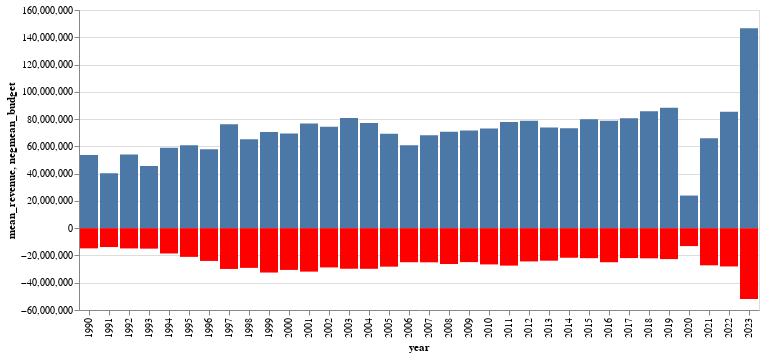

Notebook cell for this chart:
### Code cell
rev = alt.Chart(movies_df).mark_bar().encode(
    x='year:N',
    y='mean_revenue:Q',
    tooltip=['year:N', 'mean_revenue:Q'],
).transform_calculate(
    year=alt.expr.year(alt.datum.release_date)
).transform_aggregate(
    mean_revenue='mean(revenue)',
    groupby=['year']
)

bud = alt.Chart(movies_df).mark_bar().encode(
    x='year:N',
    y='negmean_budget:Q',
    tooltip=['year:N', 'mean_budget:Q', ],
    color=alt.value("red"),
).transform_calculate(
    year=alt.expr.year(alt.datum.release_date)
).transform_aggregate(
    mean_budget='mean(budget)',
    groupby=['year']
).transform_calculate(
    negmean_budget = alt.datum.mean_budget*-1
)

rev+bud

### Figure 1 — Vega specification as saved in the notebook (floating-point values rounded to 4 significant figures)
{"$schema": "https://vega.github.io/schema/vega/v5.json", "data": [{"name": "source_0"}, {"name": "data_0", "values": [{"mean_budget": 51930000.0, "negmean_budget": -51930000.0, "negmean_budget_end": -51930000.0, "negmean_budget_start": 0.0, "year": 2023.0}, {"mean_budget": 28060000.0, "negmean_budget": -28060000.0, "negmean_budget_end": -28060000.0, "negmean_budget_start": 0.0, "year": 2022.0}, {"mean_budget": 27240000.0, "negmean_budget": -27240000.0, "negmean_budget_end": -27240000.0, "negmean_budget_start": 0.0, "year": 2021.0}, {"mean_budget": 13130000.0, "negmean_budget": -13130000.0, "negmean_budget_end": -13130000.0, "negmean_budget_start": 0.0, "year": 2020.0}, {"mean_budget": 22670000.0, "negmean_budget": -22670000.0, "negmean_budget_end": -22670000.0, "negmean_budget_start": 0.0, "year": 2019.0}, {"mean_budget": 22100000.0, "negmean_budget": -22100000.0, "negmean_budget_end": -22100000.0, "negmean_budget_start": 0.0, "year": 2018.0}, {"mean_budget": 21930000.0, "negmean_budget": -21930000.0, "negmean_budget_end": -21930000.0, "negmean_budget_start": 0.0, "year": 2017.0}, {"mean_budget": 24970000.0, "negmean_budget": -24970000.0, "negmean_budget_end": -24970000.0, "negmean_budget_start": 0.0, "year": 2016.0}, {"mean_budget": 21990000.0, "negmean_budget": -21990000.0, "negmean_budget_end": -21990000.0, "negmean_budget_start": 0.0, "year": 2015.0}, {"mean_budget": 21680000.0, "negmean_budget": -21680000.0, "negmean_budget_end": -21680000.0, "negmean_budget_start": 0.0, "year": 2014.0}, {"mean_budget": 23830000.0, "negmean_budget": -23830000.0, "negmean_budget_end": -23830000.0, "negmean_budget_start": 0.0, "year": 2013.0}, {"mean_budget": 24370000.0, "negmean_budget": -24370000.0, "negmean_budget_end": -24370000.0, "negmean_budget_start": 0.0, "year": 2012.0}, {"mean_budget": 27450000.0, "negmean_budget": -27450000.0, "negmean_budget_end": -27450000.0, "negmean_budget_start": 0.0, "year": 2011.0}, {"mean_budget": 26580000.0, "negmean_budget": -26580000.0, "negmean_budget_end": -26580000.0, "negmean_budget_start": 0.0, "year": 2010.0}, {"mean_budget": 24890000.0, "negmean_budget": -24890000.0, "negmean_budget_end": -24890000.0, "negmean_budget_start": 0.0, "year": 2009.0}, {"mean_budget": 26280000.0, "negmean_budget": -26280000.0, "negmean_budget_end": -26280000.0, "negmean_budget_start": 0.0, "year": 2008.0}, {"mean_budget": 25030000.0, "negmean_budget": -25030000.0, "negmean_budget_end": -25030000.0, "negmean_budget_start": 0.0, "year": 2007.0}, {"mean_budget": 24970000.0, "negmean_budget": -24970000.0, "negmean_budget_end": -24970000.0, "negmean_budget_start": 0.0, "year": 2006.0}, {"mean_budget": 28220000.0, "negmean_budget": -28220000.0, "negmean_budget_end": -28220000.0, "negmean_budget_start": 0.0, "year": 2005.0}, {"mean_budget": 29790000.0, "negmean_budget": -29790000.0, "negmean_budget_end": -29790000.0, "negmean_budget_start": 0.0, "year": 2004.0}, {"mean_budget": 29750000.0, "negmean_budget": -29750000.0, "negmean_budget_end": -29750000.0, "negmean_budget_start": 0.0, "year": 2003.0}, {"mean_budget": 28770000.0, "negmean_budget": -28770000.0, "negmean_budget_end": -28770000.0, "negmean_budget_start": 0.0, "year": 2002.0}, {"mean_budget": 31850000.0, "negmean_budget": -31850000.0, "negmean_budget_end": -31850000.0, "negmean_budget_start": 0.0, "year": 2001.0}, {"mean_budget": 30610000.0, "negmean_budget": -30610000.0, "negmean_budget_end": -30610000.0, "negmean_budget_start": 0.0, "year": 2000.0}, {"mean_budget": 32530000.0, "negmean_budget": -32530000.0, "negmean_budget_end": -32530000.0, "negmean_budget_start": 0.0, "year": 1999.0}, {"mean_budget": 29110000.0, "negmean_budget": -29110000.0, "negmean_budget_end": -29110000.0, "negmean_budget_start": 0.0, "year": 1998.0}, {"mean_budget": 29900000.0, "negmean_budget": -29900000.0, "negmean_budget_end": -29900000.0, "negmean_budget_start": 0.0, "year": 1997.0}, {"mean_budget": 24020000.0, "negmean_budget": -24020000.0, "negmean_budget_end": -24020000.0, "negmean_budget_start": 0.0, "year": 1996.0}, {"mean_budget": 21040000.0, "negmean_budget": -21040000.0, "negmean_budget_end": -21040000.0, "negmean_budget_start": 0.0, "year": 1995.0}, {"mean_budget": 18550000.0, "negmean_budget": -18550000.0, "negmean_budget_end": -18550000.0, "negmean_budget_start": 0.0, "year": 1994.0}, {"mean_budget": 15010000.0, "negmean_budget": -15010000.0, "negmean_budget_end": -15010000.0, "negmean_budget_start": 0.0, "year": 1993.0}, {"mean_budget": 14850000.0, "negmean_budget": -14850000.0, "negmean_budget_end": -14850000.0, "negmean_budget_start": 0.0, "year": 1992.0}, {"mean_budget": 13830000.0, "negmean_budget": -13830000.0, "negmean_budget_end": -13830000.0, "negmean_budget_start": 0.0, "year": 1991.0}, {"mean_budget": 14810000.0, "negmean_budget": -14810000.0, "negmean_budget_end": -14810000.0, "negmean_budget_start": 0.0, "year": 1990.0}]}, {"name": "data_1", "values": [{"mean_revenue": 146600000.0, "mean_revenue_end": 146600000.0, "mean_revenue_start": 0.0, "year": 2023.0}, {"mean_revenue": 85310000.0, "mean_revenue_end": 85310000.0, "mean_revenue_start": 0.0, "year": 2022.0}, {"mean_revenue": 65940000.0, "mean_revenue_end": 65940000.0, "mean_revenue_start": 0.0, "year": 2021.0}, {"mean_revenue": 23920000.0, "mean_revenue_end": 23920000.0, "mean_revenue_start": 0.0, "year": 2020.0}, {"mean_revenue": 88380000.0, "mean_revenue_end": 88380000.0, "mean_revenue_start": 0.0, "year": 2019.0}, {"mean_revenue": 85810000.0, "mean_revenue_end": 85810000.0, "mean_revenue_start": 0.0, "year": 2018.0}, {"mean_revenue": 80590000.0, "mean_revenue_end": 80590000.0, "mean_revenue_start": 0.0, "year": 2017.0}, {"mean_revenue": 78720000.0, "mean_revenue_end": 78720000.0, "mean_revenue_start": 0.0, "year": 2016.0}, {"mean_revenue": 79880000.0, "mean_revenue_end": 79880000.0, "mean_revenue_start": 0.0, "year": 2015.0}, {"mean_revenue": 73270000.0, "mean_revenue_end": 73270000.0, "mean_revenue_start": 0.0, "year": 2014.0}, {"mean_revenue": 73900000.0, "mean_revenue_end": 73900000.0, "mean_revenue_start": 0.0, "year": 2013.0}, {"mean_revenue": 78710000.0, "mean_revenue_end": 78710000.0, "mean_revenue_start": 0.0, "year": 2012.0}, {"mean_revenue": 77940000.0, "mean_revenue_end": 77940000.0, "mean_revenue_start": 0.0, "year": 2011.0}, {"mean_revenue": 73150000.0, "mean_revenue_end": 73150000.0, "mean_revenue_start": 0.0, "year": 2010.0}, {"mean_revenue": 71650000.0, "mean_revenue_end": 71650000.0, "mean_revenue_start": 0.0, "year": 2009.0}, {"mean_revenue": 70740000.0, "mean_revenue_end": 70740000.0, "mean_revenue_start": 0.0, "year": 2008.0}, {"mean_revenue": 68170000.0, "mean_revenue_end": 68170000.0, "mean_revenue_start": 0.0, "year": 2007.0}, {"mean_revenue": 60900000.0, "mean_revenue_end": 60900000.0, "mean_revenue_start": 0.0, "year": 2006.0}, {"mean_revenue": 69190000.0, "mean_revenue_end": 69190000.0, "mean_revenue_start": 0.0, "year": 2005.0}, {"mean_revenue": 77110000.0, "mean_revenue_end": 77110000.0, "mean_revenue_start": 0.0, "year": 2004.0}, {"mean_revenue": 80750000.0, "mean_revenue_end": 80750000.0, "mean_revenue_start": 0.0, "year": 2003.0}, {"mean_revenue": 74310000.0, "mean_revenue_end": 74310000.0, "mean_revenue_start": 0.0, "year": 2002.0}, {"mean_revenue": 76770000.0, "mean_revenue_end": 76770000.0, "mean_revenue_start": 0.0, "year": 2001.0}, {"mean_revenue": 69450000.0, "mean_revenue_end": 69450000.0, "mean_revenue_start": 0.0, "year": 2000.0}, {"mean_revenue": 70570000.0, "mean_revenue_end": 70570000.0, "mean_revenue_start": 0.0, "year": 1999.0}, {"mean_revenue": 65180000.0, "mean_revenue_end": 65180000.0, "mean_revenue_start": 0.0, "year": 1998.0}, {"mean_revenue": 76270000.0, "mean_revenue_end": 76270000.0, "mean_revenue_start": 0.0, "year": 1997.0}, {"mean_revenue": 57820000.0, "mean_revenue_end": 57820000.0, "mean_revenue_start": 0.0, "year": 1996.0}, {"mean_revenue": 60780000.0, "mean_revenue_end": 60780000.0, "mean_revenue_start": 0.0, "year": 1995.0}, {"mean_revenue": 58920000.0, "mean_revenue_end": 58920000.0, "mean_revenue_start": 0.0, "year": 1994.0}, {"mean_revenue": 45650000.0, "mean_revenue_end": 45650000.0, "mean_revenue_start": 0.0, "year": 1993.0}, {"mean_revenue": 54060000.0, "mean_revenue_end": 54060000.0, "mean_revenue_start": 0.0, "year": 1992.0}, {"mean_revenue": 40370000.0, "mean_revenue_end": 40370000.0, "mean_revenue_start": 0.0, "year": 1991.0}, {"mean_revenue": 53610000.0, "mean_revenue_end": 53610000.0, "mean_revenue_start": 0.0, "year": 1990.0}]}, {"name": "data_1_x_domain_year_0", "values": [{"year": 2023.0}, {"year": 2022.0}, {"year": 2021.0}, {"year": 2020.0}, {"year": 2019.0}, {"year": 2018.0}, {"year": 2017.0}, {"year": 2016.0}, {"year": 2015.0}, {"year": 2014.0}, {"year": 2013.0}, {"year": 2012.0}, {"year": 2011.0}, {"year": 2010.0}, {"year": 2009.0}, {"year": 2008.0}, {"year": 2007.0}, {"year": 2006.0}, {"year": 2005.0}, {"year": 2004.0}, {"year": 2003.0}, {"year": 2002.0}, {"year": 2001.0}, {"year": 2000.0}, {"year": 1999.0}, {"year": 1998.0}, {"year": 1997.0}, {"year": 1996.0}, {"year": 1995.0}, {"year": 1994.0}, {"year": 1993.0}, {"year": 1992.0}, {"year": 1991.0}, {"year": 1990.0}]}, {"name": "data_0_x_domain_year_1", "values": [{"year": 2023.0}, {"year": 2022.0}, {"year": 2021.0}, {"year": 2020.0}, {"year": 2019.0}, {"year": 2018.0}, {"year": 2017.0}, {"year": 2016.0}, {"year": 2015.0}, {"year": 2014.0}, {"year": 2013.0}, {"year": 2012.0}, {"year": 2011.0}, {"year": 2010.0}, {"year": 2009.0}, {"year": 2008.0}, {"year": 2007.0}, {"year": 2006.0}, {"year": 2005.0}, {"year": 2004.0}, {"year": 2003.0}, {"year": 2002.0}, {"year": 2001.0}, {"year": 2000.0}, {"year": 1999.0}, {"year": 1998.0}, {"year": 1997.0}, {"year": 1996.0}, {"year": 1995.0}, {"year": 1994.0}, {"year": 1993.0}, {"year": 1992.0}, {"year": 1991.0}, {"year": 1990.0}]}], "signals": [{"name": "x_step", "value": 20}, {"name": "width", "update": "bandspace(domain('x').length, 0.1, 0.05) * x_step"}], "marks": [{"type": "rect", "name": "layer_0_marks", "from": {"data": "data_1"}, "encode": {"update": {"x": {"field": "year", "scale": "x"}, "description": {"signal": "\"year: \" + (isValid(datum[\"year\"]) ? datum[\"year\"] : \"\"+datum[\"year\"]) + \"; mean_revenue: \" + (format(datum[\"mean_revenue\"], \"\"))"}, "tooltip": {"signal": "{\"year\": isValid(datum[\"year\"]) ? datum[\"year\"] : \"\"+datum[\"year\"], \"mean_revenue\": format(datum[\"mean_revenue\"], \"\")}"}, "y": {"field": "mean_revenue_end", "scale": "y"}, "width": {"signal": "max(0.25, bandwidth('x'))"}, "y2": {"field": "mean_revenue_start", "scale": "y"}, "ariaRoleDescription": {"value": "bar"}, "fill": {"value": "#4c78a8"}}}, "style": ["bar"]}, {"type": "rect", "name": "layer_1_marks", "from": {"data": "data_0"}, "encode": {"update": {"description": {"signal": "\"year: \" + (isValid(datum[\"year\"]) ? datum[\"year\"] : \"\"+datum[\"year\"]) + \"; negmean_budget: \" + (format(datum[\"negmean_budget\"], \"\")) + \"; mean_budget: \" + (format(datum[\"mean_budget\"], \"\"))"}, "width": {"signal": "max(0.25, bandwidth('x'))"}, "y2": {"field": "negmean_budget_start", "scale": "y"}, "fill": {"value": "red"}, "ariaRoleDescription": {"value": "bar"}, "y": {"field": "negmean_budget_end", "scale": "y"}, "tooltip": {"signal": "{\"year\": isValid(datum[\"year\"]) ? datum[\"year\"] : \"\"+datum[\"year\"], \"mean_budget\": format(datum[\"mean_budget\"], \"\")}"}, "x": {"field": "year", "scale": "x"}}}, "style": ["bar"]}], "scales": [{"name": "x", "type": "band", "domain": {"fields": [{"data": "data_1_x_domain_year_0", "field": "year"}, {"data": "data_0_x_domain_year_1", "field": "year"}], "sort": true}, "range": {"step": {"signal": "x_step"}}, "paddingInner": 0.1, "paddingOuter": 0.05}, {"name": "y", "type": "linear", "domain": {"fields": [{"data": "data_1", "field": "mean_revenue_start"}, {"data": "data_1", "field": "mean_revenue_end"}, {"data": "data_0", "field": "negmean_budget_start"}, {"data": "data_0", "field": "negmean_budget_end"}]}, "range": [{"signal": "height"}, 0], "zero": true, "nice": true}], "axes": [{"scale": "y", "minExtent": 0, "domain": false, "maxExtent": 0, "tickCount": {"signal": "ceil(height/40)"}, "gridScale": "x", "grid": true, "labels": false, "aria": false, "orient": "left", "ticks": false, "zindex": 0}, {"scale": "x", "orient": "bottom", "labelBaseline": "middle", "zindex": 0, "title": "year", "grid": false, "labelAlign": "right", "labelAngle": 270}, {"scale": "y", "grid": false, "orient": "left", "labelOverlap": true, "tickCount": {"signal": "ceil(height/40)"}, "title": "mean_revenue, negmean_budget", "zindex": 0}], "padding": 5, "background": "white", "height": 300, "style": "cell"}
